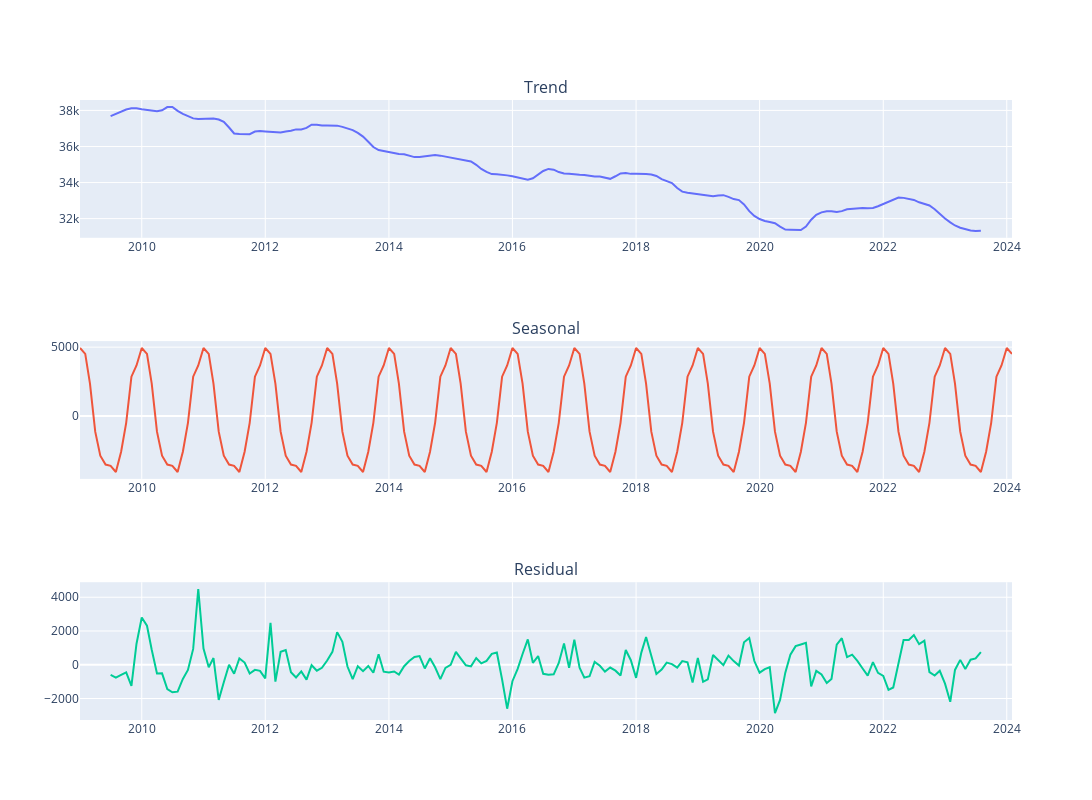

Source (notebook cell):
### Code cell
#plot decomposition with code from time series notebook


cols = ['Trend', 'Seasonal', 'Residual']

fig = make_subplots(rows=3, cols=1, subplot_titles=cols)

for i, col in enumerate(cols):
    fig.add_trace(
        go.Scatter(x=g_monthly.index, y=g_monthly[col]),
        row=i+1, 
    col=1
    )

fig.update_layout(height=800, width=1100, showlegend=False)
fig.show()
plt.savefig('g_monthly_decomposition.png', dpi=300)

### Figure 1 — Plotly figure (JSON) as saved in the notebook; plotly's stock layout.template omitted (floating-point values rounded to 4 significant figures; data arrays with more than 128 entries replaced by an {"elided": "..."} marker saying what was removed)
{"data": [{"type": "scatter", "x": {"elided": "182 str values"}, "xaxis": "x", "y": {"elided": "182 float values"}, "yaxis": "y"}, {"type": "scatter", "x": {"elided": "182 str values"}, "xaxis": "x2", "y": {"elided": "182 float values"}, "yaxis": "y2"}, {"type": "scatter", "x": {"elided": "182 str values"}, "xaxis": "x3", "y": {"elided": "182 float values"}, "yaxis": "y3"}], "layout": {"annotations": [{"font": {"size": 16}, "showarrow": false, "text": "Trend", "x": 0.5, "xanchor": "center", "xref": "paper", "y": 1, "yanchor": "bottom", "yref": "paper"}, {"font": {"size": 16}, "showarrow": false, "text": "Seasonal", "x": 0.5, "xanchor": "center", "xref": "paper", "y": 0.6111, "yanchor": "bottom", "yref": "paper"}, {"font": {"size": 16}, "showarrow": false, "text": "Residual", "x": 0.5, "xanchor": "center", "xref": "paper", "y": 0.2222, "yanchor": "bottom", "yref": "paper"}], "height": 800, "showlegend": false, "width": 1100, "xaxis": {"anchor": "y", "domain": [0, 1]}, "xaxis2": {"anchor": "y2", "domain": [0, 1]}, "xaxis3": {"anchor": "y3", "domain": [0, 1]}, "yaxis": {"anchor": "x", "domain": [0.7778, 1]}, "yaxis2": {"anchor": "x2", "domain": [0.3889, 0.6111]}, "yaxis3": {"anchor": "x3", "domain": [0, 0.2222]}}}
